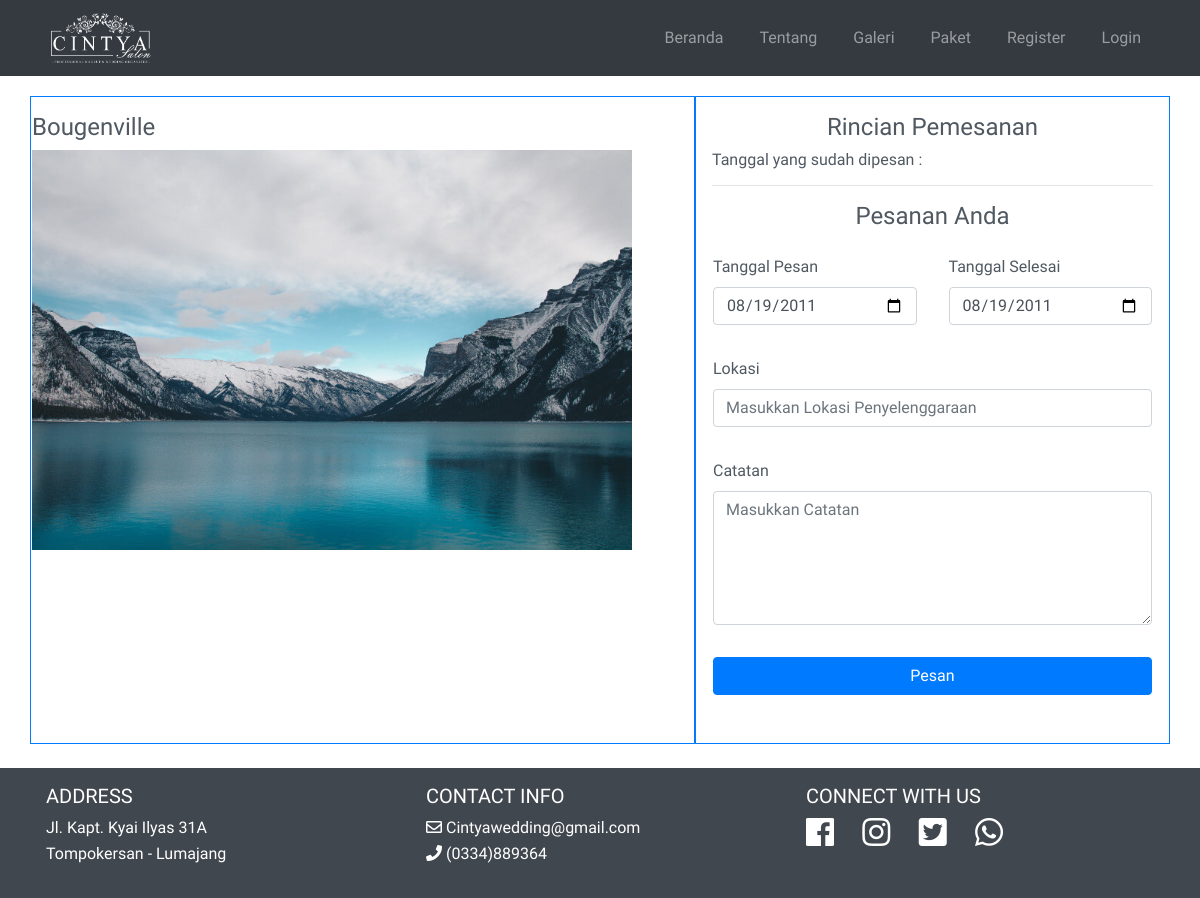
The app's page /pemesanan.php?id_paket=12, older data.
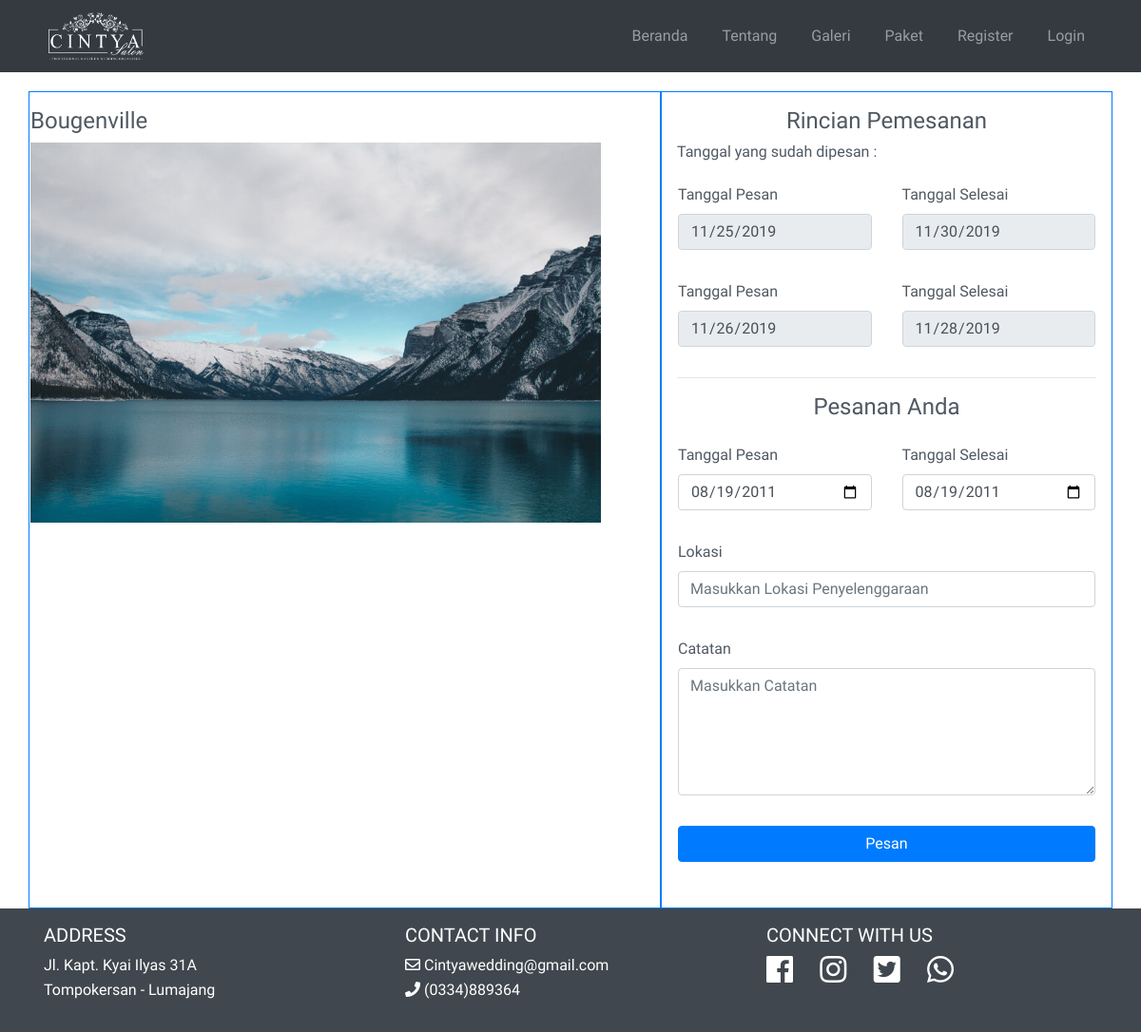
The same page, newer data.
### tables this page shows
CREATE TABLE `pemesanan` (
  `id_pemesanan` int(255) NOT NULL,
  `catatan` varchar(255) DEFAULT NULL,
  `id_paket` int(11) NOT NULL,
  `tgl_pesan` date NOT NULL,
  `tgl_kembali` date NOT NULL,
  `status` varchar(255) NOT NULL DEFAULT 'Waiting',
  `lokasi` varchar(255) NOT NULL,
  `bukti_pembayaran` varchar(255) DEFAULT NULL,
  `user_id` int(11) NOT NULL
);

### pemesanan.php (the view, shortened to what this page needs)
<!DOCTYPE html>
<html lang="en">
<?php include 'config/connection.php' ?>
<?php
$id_paket = $_GET["id_paket"];
$query = "SELECT * FROM paket WHERE id_paket = $id_paket";
$result = mysqli_query($con, $query);
$row = mysqli_fetch_assoc($result);
$dateNow = date("Y-m-d");
$query2 = "SELECT * FROM pemesanan WHERE tgl_kembali > '$dateNow'";
$result2 = mysqli_query($con, $query2);
?>
<?php include 'includes/head.php' ?>
<body>
    <?php include 'includes/navbar.php' ?>
    <div class="container mt-5 pt-5 " style="min-height:720px">
        <div class="row">
            <div class="col-md-7 border border-primary">
                <div class="row">
                    <h4><?php echo $row["nama_paket"] ?></h4>
                </div>
                <div class="row">
                    <img style="max-width:600px" src="foto/<?php echo $row["foto"] ?>" alt="" srcset="">
                </div>
            </div>
            <div class="col-md-5 border border-primary">
                <form action="proses/proses_pemesanan.php" method="POST" enctype="multipart/form-data">
                    <div>
                        <h4 class="text-center">Rincian Pemesanan</h4>
                        <h6>Tanggal yang sudah dipesan :</h6>
                        <?php
                        if (mysqli_num_rows($result2) > 0) {
                            while ($pemesanan = mysqli_fetch_assoc($result2)) { ?>
                                <div class="row">
                                    <div class="col-sm-6">
                                        <label for="tanggal">Tanggal Pesan</label>
                                        <input class="form-control" type="date" value="<?php echo $pemesanan["tgl_pesan"] ?>" id="tanngal" name="tanggal_pesan" disabled>
                                    </div>
                                    <div class="col-sm-6">
                                        <label for="tanggal">Tanggal Selesai</label>
                                        <input class="form-control" type="date" value="<?php echo $pemesanan["tgl_kembali"] ?>" id="tanngal" name="tanggal_kembali" disabled>
                                    </div>
                                </div>
                        <?php }
                        }
                        ?>
                    </div>
                    <hr>
                    <h4 class="text-center">Pesanan Anda</h4>
                    <div class="row">
                        <div class="col-sm-6">
                            <label for="tanggal">Tanggal Pesan</label>
                            <input class="form-control" type="date" value="2011-08-19" id="tanngal" name="tanggal_pesan">
                        </div>
                        <div class="col-sm-6">
                            <label for="tanggal">Tanggal Selesai</label>
                            <input class="form-control" type="date" value="2011-08-19" id="tanngal" name="tanggal_kembali">
                        </div>
                        <div class="col-sm-12">
                            <label for="lokasi">Lokasi</label>
                            <input class="form-control" type="text" value="" id="lokasi" placeholder="Masukkan Lokasi Penyelenggaraan" name="lokasi">
                        </div>
                        <div class="col-sm-12">
                            <label for="catatan">Catatan</label>
                            <textarea rows="5" class="form-control" type="text" value="" id="lokasi" placeholder="Masukkan Catatan" name="catatan"></textarea>
                        </div>
                        <div class="col-sm-12">
                            <button type="submit" class="btn btn-block btn-primary">Pesan</button>
                        </div>
                    </div>
                </form>
            </div>
        </div>
    </div>
    <?php include 'includes/footer.php' ?>
</body>
</html>

Row changes from the older to the newer data that the page shows:
added pemesanan: tanggal_pesan "11/25/2019", tanggal_kembali "11/30/2019"
added pemesanan: tanggal_pesan "11/26/2019", tanggal_kembali "11/28/2019"
